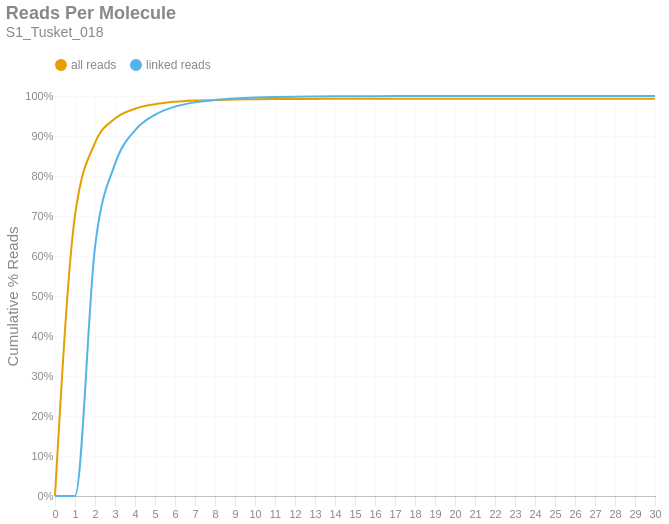

This figure's notebook cell:
### Markdown cell above
### Reads per Molecule
This chart shows the cumulative distribution of the number of reads per linked molecule. That is, how many alignments are associated with a unique molecule. This excludes the number of reads associated with invalid or absent linked-read barcodes. The `linked` histogram is the percentages recalculated when disregarding singletons.

### Code cell
if SKIPLR:
    print_html(f"Skipped")
else:
    counts = np.bincount(valids['reads'].cast(pl.Int64).to_numpy())
    weighted = counts * np.arange(len(counts))
    all_perc = weighted / n_reads
    linked_perc = weighted / n_linked_reads
    linked_perc[1] = 0
    binned_df = pl.DataFrame({
        'readsper': list(range(len(counts))),
        'all reads (cumsum)': np.cumsum(all_perc).tolist(),
        'linked reads (cumsum)': np.cumsum(linked_perc).tolist(),
    })

    with SafeRender(binned_df):
        (
            density_plot(binned_df, 'Reads Per Molecule', samplename, 'readspmol')
            .encode(
                x=alt.X('readsper:O', title=None).axis(labelAngle=0).scale(padding=0),
                y=alt.Y('value:Q', title='Cumulative % Reads').axis(format='%').stack(False),
                color=alt.Color("key:N").scale(domain=["all reads", "linked reads"]),
                tooltip=[
                    alt.Tooltip("key:N", title="Data Type"),
                    alt.Tooltip("readsper:O", title="Reads Per Molecule"),
                    alt.Tooltip("value:Q", format=".2%", title="% Reads (Cum.)")
                ]            
            )
        ).display()

### Figure 1 — Vega-Lite specification as saved in the notebook (floating-point values rounded to 4 significant figures)
{"width": "container", "height": 400, "config": {"title": {"anchor": "start", "dy": -15, "fontSize": 18, "color": "#888888", "subtitleColor": "#888888", "subtitleFontSize": 14}, "arc": {"fill": "#0072B2"}, "axis": {"domainColor": "#888888", "domainWidth": 0.5, "gridWidth": 0.2, "grid": false, "titleFontWeight": 400, "titleFontSize": 15, "labelFontSize": 11, "labelColor": "#888888", "tickColor": "#888888", "tickWidth": 0.2, "titleColor": "#888888"}, "axisBand": {"grid": false}, "axisX": {"grid": true, "tickSize": 10, "domainCap": "round"}, "axisY": {"domain": false, "grid": true, "tickSize": 0, "domainCap": "round"}, "background": "transparent", "header": {"labelFontSize": 15, "labelColor": "#888888", "titleFontSize": 15, "titleFontWeight": 600, "titleColor": "#888888"}, "legend": {"labelFont": "sans-serif", "labelFontSize": 12, "labelColor": "#888888", "symbolSize": 100, "symbolType": "circle", "titleFontSize": 12, "titlePadding": 10, "titleColor": "#888888", "title": null, "orient": "top"}, "range": {"category": ["#E69F00", "#56B4E9", "#009E73", "#F0E442", "#0072B2", "#D55E00", "#CC79A7", "#000000"], "diverging": ["#cfe8f3", "#a2d4ec", "#73bfe2", "#46abdb", "#1696d2", "#12719e"]}, "area": {"fill": "#0072B2", "fillOpacity": 0.7, "line": true, "strokeOpacity": 0.7}, "line": {"color": "#0072B2", "stroke": "#0072B2", "strokeWidth": 2}, "trail": {"color": "#0072B2", "stroke": "#0072B2", "strokeWidth": 0, "size": 1}, "point": {"filled": true, "fillOpacity": 1.0, "size": 95}, "text": {"color": "#888888", "fontSize": 11, "align": "right", "fontWeight": 400, "size": 11}, "bar": {"fill": "#0072B2", "stroke": null}, "view": {"stroke": null, "continuousWidth": 660, "continuousHeight": 400}}, "data": {"name": "data-3c28ed617840bf448abd534f3942ba72"}, "mark": {"type": "line", "interpolate": "monotone", "point": {"opacity": 0, "size": 275}}, "encoding": {"color": {"field": "key", "scale": {"domain": ["all reads", "linked reads"]}, "type": "nominal"}, "tooltip": [{"field": "key", "title": "Data Type", "type": "nominal"}, {"field": "readsper", "title": "Reads Per Molecule", "type": "ordinal"}, {"field": "value", "format": ".2%", "title": "% Reads (Cum.)", "type": "quantitative"}], "x": {"axis": {"labelAngle": 0}, "field": "readsper", "scale": {"padding": 0}, "title": null, "type": "ordinal"}, "y": {"axis": {"format": "%"}, "field": "value", "stack": false, "title": "Cumulative % Reads", "type": "quantitative"}}, "params": [{"name": "param_c36ac31b6afebe62", "select": {"type": "point", "fields": ["key"]}, "bind": "legend"}], "title": {"text": "Reads Per Molecule", "subtitle": "S1_Tusket_018"}, "transform": [{"fold": ["all reads (cumsum)", "linked reads (cumsum)"]}, {"calculate": "replace(datum.key, ' (cumsum)', '')", "as": "key"}, {"filter": {"param": "param_c36ac31b6afebe62"}}], "usermeta": {"embedOptions": {"downloadFileName": "S1_Tusket_018.readspmol"}}, "$schema": "https://vega.github.io/schema/vega-lite/v6.1.0.json", "datasets": {"data-3c28ed617840bf448abd534f3942ba72": [{"readsper": 0, "all reads (cumsum)": 0.0, "linked reads (cumsum)": 0.0}, {"readsper": 1, "all reads (cumsum)": 0.7014, "linked reads (cumsum)": 0.0}, {"readsper": 2, "all reads (cumsum)": 0.8829, "linked reads (cumsum)": 0.6221}, {"readsper": 3, "all reads (cumsum)": 0.9436, "linked reads (cumsum)": 0.8302}, {"readsper": 4, "all reads (cumsum)": 0.9681, "linked reads (cumsum)": 0.9142}, {"readsper": 5, "all reads (cumsum)": 0.9794, "linked reads (cumsum)": 0.9531}, {"readsper": 6, "all reads (cumsum)": 0.9854, "linked reads (cumsum)": 0.9734}, {"readsper": 7, "all reads (cumsum)": 0.9885, "linked reads (cumsum)": 0.9842}, {"readsper": 8, "all reads (cumsum)": 0.9903, "linked reads (cumsum)": 0.9902}, {"readsper": 9, "all reads (cumsum)": 0.9913, "linked reads (cumsum)": 0.9939}, {"readsper": 10, "all reads (cumsum)": 0.992, "linked reads (cumsum)": 0.9961}, {"readsper": 11, "all reads (cumsum)": 0.9924, "linked reads (cumsum)": 0.9974}, {"readsper": 12, "all reads (cumsum)": 0.9926, "linked reads (cumsum)": 0.9983}, {"readsper": 13, "all reads (cumsum)": 0.9928, "linked reads (cumsum)": 0.9988}, {"readsper": 14, "all reads (cumsum)": 0.9929, "linked reads (cumsum)": 0.9992}, {"readsper": 15, "all reads (cumsum)": 0.993, "linked reads (cumsum)": 0.9994}, {"readsper": 16, "all reads (cumsum)": 0.993, "linked reads (cumsum)": 0.9996}, {"readsper": 17, "all reads (cumsum)": 0.9931, "linked reads (cumsum)": 0.9998}, {"readsper": 18, "all reads (cumsum)": 0.9931, "linked reads (cumsum)": 0.9998}, {"readsper": 19, "all reads (cumsum)": 0.9931, "linked reads (cumsum)": 0.9999}, {"readsper": 20, "all reads (cumsum)": 0.9931, "linked reads (cumsum)": 0.9999}, {"readsper": 21, "all reads (cumsum)": 0.9931, "linked reads (cumsum)": 1.0}, {"readsper": 22, "all reads (cumsum)": 0.9931, "linked reads (cumsum)": 1.0}, {"readsper": 23, "all reads (cumsum)": 0.9931, "linked reads (cumsum)": 1.0}, {"readsper": 24, "all reads (cumsum)": 0.9931, "linked reads (cumsum)": 1.0}, {"readsper": 25, "all reads (cumsum)": 0.9931, "linked reads (cumsum)": 1.0}, {"readsper": 26, "all reads (cumsum)": 0.9931, "linked reads (cumsum)": 1.0}, {"readsper": 27, "all reads (cumsum)": 0.9931, "linked reads (cumsum)": 1.0}, {"readsper": 28, "all reads (cumsum)": 0.9931, "linked reads (cumsum)": 1.0}, {"readsper": 29, "all reads (cumsum)": 0.9931, "linked reads (cumsum)": 1.0}, {"readsper": 30, "all reads (cumsum)": 0.9931, "linked reads (cumsum)": 1.0}]}}
